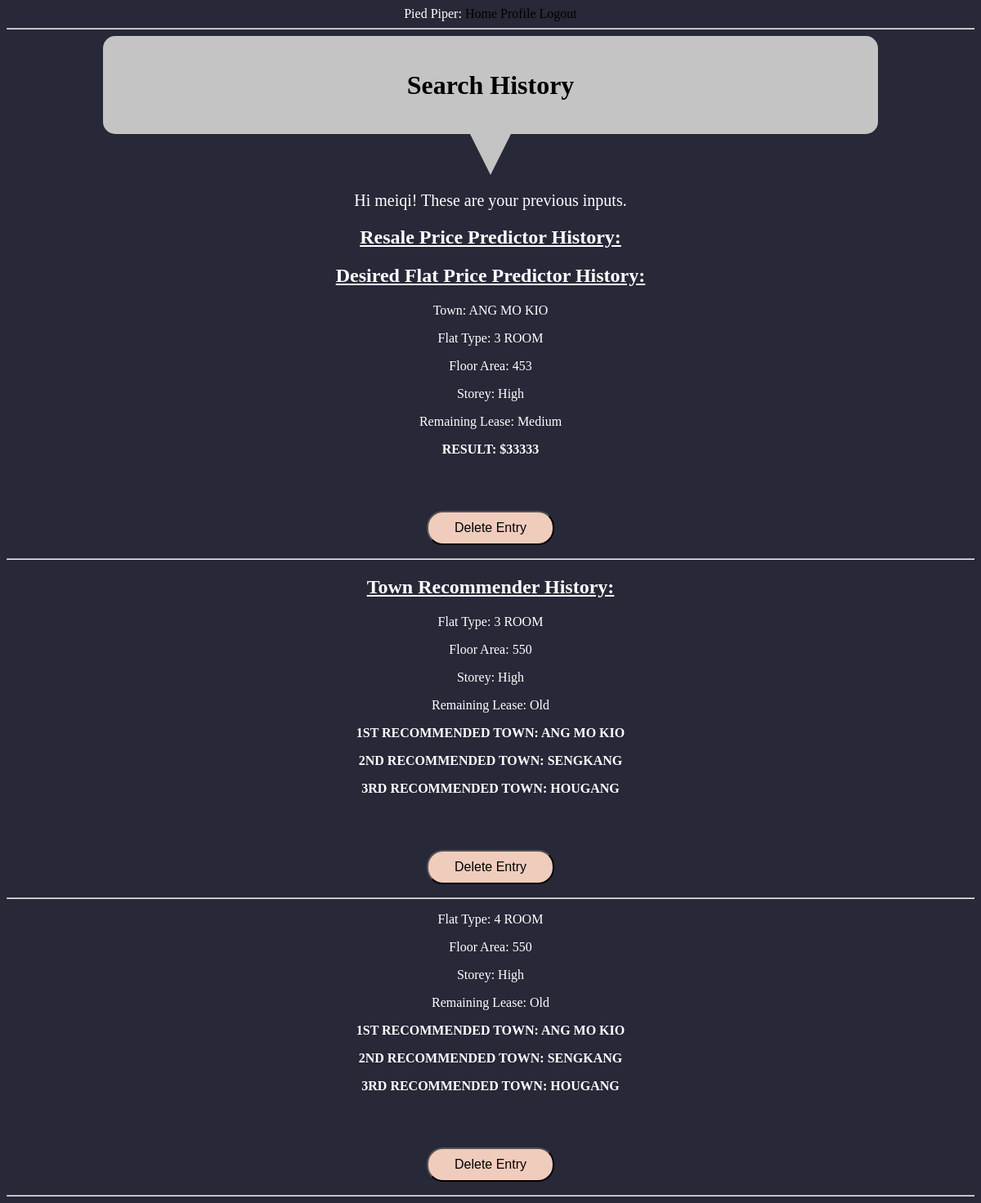
Page /user/meiqi (signed in) on the committed database.
### app/models.py (models this page shows, shortened)
class User(UserMixin, db.Model):
    id = db.Column(db.Integer, primary_key=True)
    username = db.Column(db.String(64), index=True, unique=True)
    password_hash = db.Column(db.String(128))
    posts = db.relationship('Post', backref='author', lazy='dynamic')
    resaleInput = db.relationship(
        'resaleInput', backref='author', lazy='dynamic')
    flatpriceInput = db.relationship(
        'flatpriceInput', backref='author', lazy='dynamic')
    townInput = db.relationship('townInput', backref='author', lazy='dynamic')

class flatpriceInput(db.Model):
    id = db.Column(db.Integer, primary_key=True)
    town = db.Column(db.String(64))
    flatType = db.Column(db.String(64))
    floorArea = db.Column(db.Integer)
    storey = db.Column(db.String(64))
    age = db.Column(db.Integer)
    OUTPUT = db.Column(db.Integer)
    user_id = db.Column(db.Integer, db.ForeignKey('user.id'))

class townInput(db.Model):
    id = db.Column(db.Integer, primary_key=True)
    flatType = db.Column(db.String(64))
    floorArea = db.Column(db.Integer)
    storey = db.Column(db.String(64))
    age = db.Column(db.Integer)
    OUTPUT1 = db.Column(db.String(64))
    OUTPUT2 = db.Column(db.String(64))
    OUTPUT3 = db.Column(db.String(64))
    user_id = db.Column(db.Integer, db.ForeignKey('user.id'))

### app/routes.py (the view)
@app.route('/user/<username>')
@login_required
def user(username):
    user = User.query.filter_by(username=username).first_or_404()
    return render_template('user.html', user=user)

### app/models.py (called while the page is built)
@login.user_loader
def load_user(id):
    return User.query.get(int(id))

### app/templates/user.html (shortened to what this page needs)
{% extends "base.html" %} {% block content %}
<html>
  <head>
  </head>
  <body>
    <h1 id="header">Search History</h1>
    <div class="triangle-down"></div>
    <p style="font-size: 20px">
      Hi {{ user.username }}! These are your previous inputs.
    </p>
    <h2><u>Resale Price Predictor History:</u></h2>
    <h2><u>Desired Flat Price Predictor History:</u></h2>
    {% for ri in user.flatpriceInput %}
    <div><p>Town: {{ ri.town }}</p></div>
    <div><p>Flat Type: {{ ri.flatType }}</p></div>
    <div><p>Floor Area: {{ ri.floorArea }}</p></div>
    <div><p>Storey: {{ ri.storey }}</p></div>
    <div><p>Remaining Lease: {{ ri.age }}</p></div>
    <div>
      <p><b>RESULT: ${{ ri.OUTPUT }}</b></p>
    </div>
    <p>
      <button id="delete">
        <a
          href="{{ url_for('deletebuyer',username=current_user.username, id = ri.id) }}"
          >Delete Entry</a
        >
      </button>
    </p>
    <hr />
    {% endfor %}
    <h2><u>Town Recommender History:</u></h2>
    {% for ri in user.townInput %}
    <div><p>Flat Type: {{ ri.flatType }}</p></div>
    <div><p>Floor Area: {{ ri.floorArea }}</p></div>
    <div><p>Storey: {{ ri.storey }}</p></div>
    <div><p>Remaining Lease: {{ ri.age }}</p></div>
    <div>
      <p><b>1ST RECOMMENDED TOWN: {{ ri.OUTPUT1 }}</b></p>
    </div>
    <div>
      <p><b>2ND RECOMMENDED TOWN: {{ ri.OUTPUT2 }}</b></p>
    </div>
    <div>
      <p><b>3RD RECOMMENDED TOWN: {{ ri.OUTPUT3 }}</b></p>
    </div>
    <p>
      <button id="delete">
        <a
          href="{{ url_for('deletetown',username=current_user.username, id = ri.id) }}"
          >Delete Entry</a
        >
      </button>
    </p>
    <hr />
    {% endfor %} {% endblock %}

### app/templates/base.html (style rules this page uses)
body { text-align: center; background-color: #272838; color: white; }
#header { color: black; text-align: center; border-radius: 15px; background-color: #c4c4c4; height: 15vh; width: 80%; vertical-align: middle; line-height: 15vh; margin: 0 auto 0 auto; }
.triangle-down { width: 0; height: 0; border-left: 25px solid transparent; border-right: 25px solid transparent; border-top: 50px solid #c4c4c4; margin: 0 auto 0 auto; }
#delete { margin-top: 50px; background-color: #f0ccbc; border-radius: 20px; padding: 10px 32px; font-size: 16px; }
a:link { color: black; text-decoration: none; }

### rows in the picture
User: username "meiqi"
flatpriceInput: town "ANG MO KIO", flatType "3 ROOM", floorArea "453", storey "High", age "Medium", OUTPUT "33333"
townInput: flatType "3 ROOM", floorArea "550", storey "High", age "Old", OUTPUT1 "ANG MO KIO", OUTPUT2 "SENGKANG", OUTPUT3 "HOUGANG"
townInput: flatType "4 ROOM", floorArea "550", storey "High", age "Old", OUTPUT1 "ANG MO KIO", OUTPUT2 "SENGKANG", OUTPUT3 "HOUGANG"
